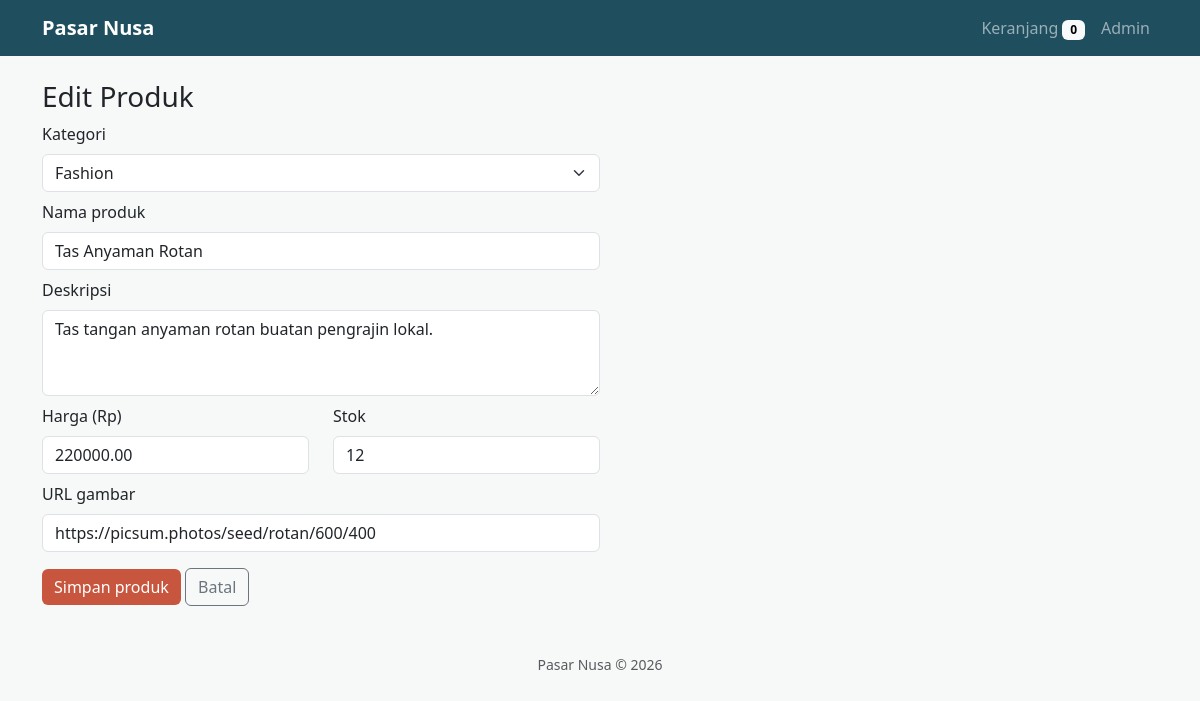
/admin/product_form.php?id=2 (signed in), run on the app's committed database.
### tables this page shows
CREATE TABLE products (
  id INT AUTO_INCREMENT PRIMARY KEY,
  category_id INT NOT NULL,
  name VARCHAR(150) NOT NULL,
  description TEXT,
  price DECIMAL(12,2) NOT NULL,
  stock INT NOT NULL DEFAULT 0,
  image_url VARCHAR(255),
  created_at TIMESTAMP DEFAULT CURRENT_TIMESTAMP,
  FOREIGN KEY (category_id) REFERENCES categories(id)
);

CREATE TABLE categories (
  id INT AUTO_INCREMENT PRIMARY KEY,
  name VARCHAR(80) NOT NULL UNIQUE
);

### includes/db.php (called while the page is built, shortened)
<?php
function e($s) { return htmlspecialchars((string)$s, ENT_QUOTES, 'UTF-8'); }

### admin/product_form.php (the view, shortened to what this page needs)
<?php require '../includes/db.php'; need_admin(); $base = '../';
$id = (int)($_GET['id'] ?? 0);
$p = ['category_id'=>1,'name'=>'','description'=>'','price'=>'','stock'=>0,'image_url'=>''];
if ($id) { $st = $db->prepare("SELECT * FROM products WHERE id=?"); $st->bind_param('i', $id); $st->execute(); $p = $st->get_result()->fetch_assoc() ?: exit('Tidak ditemukan.'); }
$cats = $db->query("SELECT * FROM categories ORDER BY name");
$title = $id ? 'Edit Produk' : 'Tambah Produk'; include '../includes/header.php'; ?>
<h3><?= e($title) ?></h3>
<form method="post" class="col-md-6">
<div class="mb-2"><label class="form-label">Kategori</label><select name="category_id" class="form-select"><?php foreach ($cats as $c): ?><option value="<?= $c['id'] ?>" <?= $c['id'] == $p['category_id'] ? 'selected' : '' ?>><?= e($c['name']) ?></option><?php endforeach; ?></select></div>
<div class="mb-2"><label class="form-label">Nama produk</label><input name="name" class="form-control" value="<?= e($p['name']) ?>" required></div>
<div class="mb-2"><label class="form-label">Deskripsi</label><textarea name="description" class="form-control" rows="3"><?= e($p['description']) ?></textarea></div>
<div class="row"><div class="col mb-2"><label class="form-label">Harga (Rp)</label><input type="number" min="0" step="100" name="price" class="form-control" value="<?= e($p['price']) ?>" required></div>
<div class="col mb-2"><label class="form-label">Stok</label><input type="number" min="0" name="stock" class="form-control" value="<?= e($p['stock']) ?>" required></div></div>
<div class="mb-3"><label class="form-label">URL gambar</label><input name="image_url" class="form-control" value="<?= e($p['image_url']) ?>"></div>
<button class="btn btn-brand">Simpan produk</button> <a href="products.php" class="btn btn-outline-secondary">Batal</a></form>
<?php include '../includes/footer.php'; ?>

### assets/style.css (style rules this page uses)
.btn-brand { background:#c8553d;color:#fff;border:0 }
body { background:#f7f9f9 }

### data on the page
products: category_id "Fashion", name "Tas Anyaman Rotan", description "Tas tangan anyaman rotan buatan pengrajin lokal.", price "220000.00", stock "12", image_url "https://picsum.photos/seed/rotan/600/400"

### other printed values
cart_count() "0"
$title "Edit Produk"
